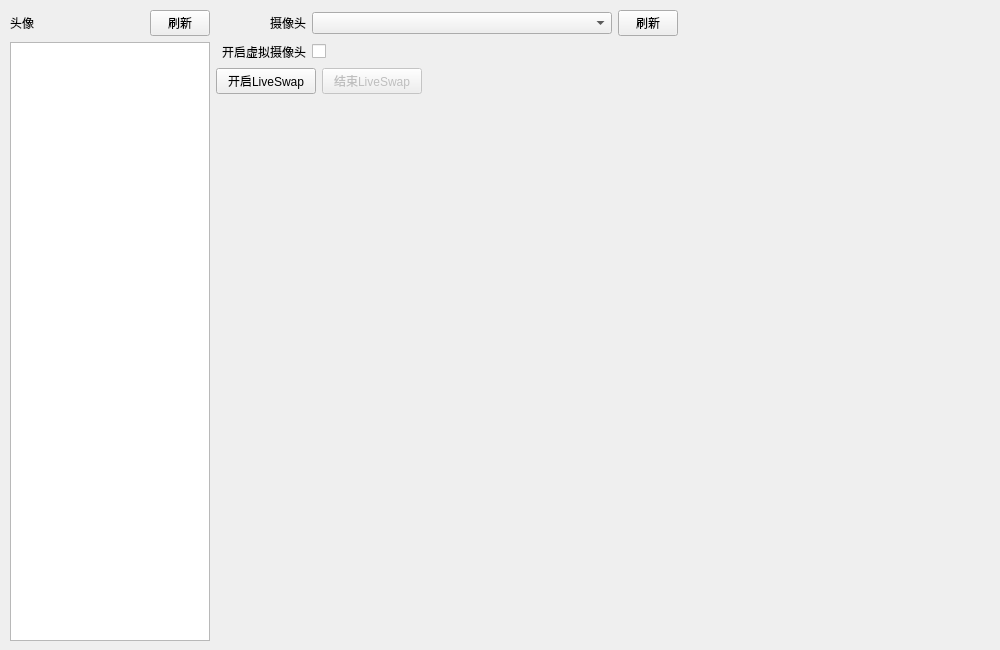
<?xml version="1.0" encoding="UTF-8"?>
<ui version="4.0">
 <class>MainWindow</class>
 <widget class="QMainWindow" name="MainWindow">
  <property name="geometry">
   <rect>
    <x>0</x>
    <y>0</y>
    <width>1000</width>
    <height>650</height>
   </rect>
  </property>
  <property name="windowTitle">
   <string>换脸</string>
  </property>
  <widget class="QWidget" name="centralwidget">
   <widget class="QWidget" name="layoutWidget">
    <property name="geometry">
     <rect>
      <x>10</x>
      <y>10</y>
      <width>981</width>
      <height>631</height>
     </rect>
    </property>
    <layout class="QHBoxLayout" name="horizontalLayout_3" stretch="1,4">
     <item>
      <layout class="QVBoxLayout" name="verticalLayout">
       <property name="sizeConstraint">
        <enum>QLayout::SetDefaultConstraint</enum>
       </property>
       <item>
        <layout class="QHBoxLayout" name="horizontalLayout_4">
         <item>
          <widget class="QLabel" name="label">
           <property name="maximumSize">
            <size>
             <width>100</width>
             <height>16777215</height>
            </size>
           </property>
           <property name="text">
            <string>头像</string>
           </property>
          </widget>
         </item>
         <item>
          <spacer name="horizontalSpacer_3">
           <property name="orientation">
            <enum>Qt::Horizontal</enum>
           </property>
           <property name="sizeHint" stdset="0">
            <size>
             <width>40</width>
             <height>20</height>
            </size>
           </property>
          </spacer>
         </item>
         <item>
          <widget class="QPushButton" name="refreshAvataButton">
           <property name="maximumSize">
            <size>
             <width>60</width>
             <height>16777215</height>
            </size>
           </property>
           <property name="text">
            <string>刷新</string>
           </property>
          </widget>
         </item>
        </layout>
       </item>
       <item>
        <widget class="QListWidget" name="avataListWidget">
         <property name="minimumSize">
          <size>
           <width>200</width>
           <height>0</height>
          </size>
         </property>
         <property name="maximumSize">
          <size>
           <width>200</width>
           <height>16777215</height>
          </size>
         </property>
        </widget>
       </item>
      </layout>
     </item>
     <item>
      <layout class="QVBoxLayout" name="verticalLayout_2">
       <item>
        <layout class="QHBoxLayout" name="horizontalLayout">
         <item>
          <widget class="QLabel" name="label_2">
           <property name="minimumSize">
            <size>
             <width>90</width>
             <height>0</height>
            </size>
           </property>
           <property name="maximumSize">
            <size>
             <width>75</width>
             <height>16777215</height>
            </size>
           </property>
           <property name="text">
            <string>摄像头</string>
           </property>
           <property name="alignment">
            <set>Qt::AlignRight|Qt::AlignTrailing|Qt::AlignVCenter</set>
           </property>
          </widget>
         </item>
         <item>
          <widget class="QComboBox" name="cameraComboBox">
           <property name="minimumSize">
            <size>
             <width>300</width>
             <height>0</height>
            </size>
           </property>
          </widget>
         </item>
         <item>
          <widget class="QPushButton" name="refreshCameraButton">
           <property name="maximumSize">
            <size>
             <width>60</width>
             <height>16777215</height>
            </size>
           </property>
           <property name="text">
            <string>刷新</string>
           </property>
          </widget>
         </item>
         <item>
          <spacer name="horizontalSpacer">
           <property name="orientation">
            <enum>Qt::Horizontal</enum>
           </property>
           <property name="sizeHint" stdset="0">
            <size>
             <width>40</width>
             <height>20</height>
            </size>
           </property>
          </spacer>
         </item>
        </layout>
       </item>
       <item>
        <layout class="QHBoxLayout" name="horizontalLayout_2">
         <item>
          <widget class="QLabel" name="label_3">
           <property name="minimumSize">
            <size>
             <width>90</width>
             <height>0</height>
            </size>
           </property>
           <property name="maximumSize">
            <size>
             <width>75</width>
             <height>16777215</height>
            </size>
           </property>
           <property name="text">
            <string>开启虚拟摄像头</string>
           </property>
           <property name="alignment">
            <set>Qt::AlignRight|Qt::AlignTrailing|Qt::AlignVCenter</set>
           </property>
          </widget>
         </item>
         <item>
          <widget class="QCheckBox" name="enableVCameraCheckBox">
           <property name="maximumSize">
            <size>
             <width>25</width>
             <height>16777215</height>
            </size>
           </property>
           <property name="text">
            <string/>
           </property>
          </widget>
         </item>
         <item>
          <spacer name="horizontalSpacer_2">
           <property name="orientation">
            <enum>Qt::Horizontal</enum>
           </property>
           <property name="sizeHint" stdset="0">
            <size>
             <width>40</width>
             <height>20</height>
            </size>
           </property>
          </spacer>
         </item>
        </layout>
       </item>
       <item>
        <layout class="QHBoxLayout" name="horizontalLayout_5">
         <item>
          <widget class="QPushButton" name="enableLiveSwapButton">
           <property name="minimumSize">
            <size>
             <width>100</width>
             <height>0</height>
            </size>
           </property>
           <property name="maximumSize">
            <size>
             <width>60</width>
             <height>16777215</height>
            </size>
           </property>
           <property name="text">
            <string>开启LiveSwap</string>
           </property>
          </widget>
         </item>
         <item>
          <widget class="QPushButton" name="stopLiveSwapButton">
           <property name="enabled">
            <bool>false</bool>
           </property>
           <property name="minimumSize">
            <size>
             <width>100</width>
             <height>0</height>
            </size>
           </property>
           <property name="maximumSize">
            <size>
             <width>60</width>
             <height>16777215</height>
            </size>
           </property>
           <property name="text">
            <string>结束LiveSwap</string>
           </property>
          </widget>
         </item>
         <item>
          <spacer name="horizontalSpacer_4">
           <property name="orientation">
            <enum>Qt::Horizontal</enum>
           </property>
           <property name="sizeHint" stdset="0">
            <size>
             <width>40</width>
             <height>20</height>
            </size>
           </property>
          </spacer>
         </item>
        </layout>
       </item>
       <item>
        <widget class="QLabel" name="cameraImage">
         <property name="minimumSize">
          <size>
           <width>0</width>
           <height>258</height>
          </size>
         </property>
         <property name="maximumSize">
          <size>
           <width>16777215</width>
           <height>16777215</height>
          </size>
         </property>
         <property name="text">
          <string/>
         </property>
         <property name="scaledContents">
          <bool>false</bool>
         </property>
         <property name="alignment">
          <set>Qt::AlignCenter</set>
         </property>
        </widget>
       </item>
       <item>
        <spacer name="verticalSpacer">
         <property name="orientation">
          <enum>Qt::Vertical</enum>
         </property>
         <property name="sizeHint" stdset="0">
          <size>
           <width>20</width>
           <height>40</height>
          </size>
         </property>
        </spacer>
       </item>
       <item>
        <widget class="QLabel" name="rtmpImage">
         <property name="minimumSize">
          <size>
           <width>0</width>
           <height>258</height>
          </size>
         </property>
         <property name="maximumSize">
          <size>
           <width>16777215</width>
           <height>16777215</height>
          </size>
         </property>
         <property name="text">
          <string/>
         </property>
         <property name="scaledContents">
          <bool>false</bool>
         </property>
        </widget>
       </item>
      </layout>
     </item>
    </layout>
   </widget>
  </widget>
 </widget>
 <resources/>
 <connections/>
</ui>
